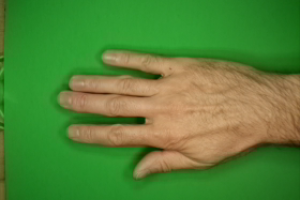
#> input picture dataset/test/paper/3MMu7EXUtM6aEtXU.png, 300 x 200 px
$ jupyter execute --allow-errors KNN.ipynb
#> lines starting #> are read from the running program, lines starting #| are printed output that depends on the picture; pictures that were not available may be replaced by others from this repository, and a replacement may not be noted
[cell 1]
# ===============
# IMPORT THƯ VIỆN
# ===============
import os, cv2, random
import numpy as np
import matplotlib.pyplot as plt
import seaborn as sns

from skimage.feature import hog
from skimage import color

from sklearn.preprocessing import LabelEncoder, StandardScaler
from sklearn.decomposition import PCA
from sklearn.neighbors import KNeighborsClassifier
from sklearn.metrics import classification_report, confusion_matrix
import joblib

[cell 2]
# ==========================
# 1) GIỚI THIỆU DỮ LIỆU
# ==========================
base_dir = r"dataset"

# Hàm đếm số ảnh trong một thư mục
def count_images(folder):
    if not os.path.exists(folder):
        return 0
    return len([f for f in os.listdir(folder) if f.lower().endswith(('.png', '.jpg', '.jpeg'))])

# Các tập và lớp
splits = ["train", "test", "validation"]
classes = ["paper", "rock", "scissors"]

# Đếm số lượng ảnh
data_counts = {split: [] for split in splits}
for split in splits:
    for cls in classes:
        folder = os.path.join(base_dir, split, cls)
        data_counts[split].append(count_images(folder))

# Tổng số ảnh mỗi class
totals = [data_counts["train"][i] + data_counts["test"][i] + data_counts["validation"][i] for i in range(len(classes))]

# Vẽ biểu đồ
x = range(len(classes))
bar_width = 0.25
plt.figure(figsize=(12,5))
bars1 = plt.bar([i - bar_width for i in x], data_counts["train"], width=bar_width, label="Train")
bars2 = plt.bar(x, data_counts["test"], width=bar_width, label="Test")
bars3 = plt.bar([i + bar_width for i in x], data_counts["validation"], width=bar_width, label="Validation")

# Nhãn trục
xtick_labels = [f"{cls} ({totals[i]} ảnh)" for i, cls in enumerate(classes)]
plt.xticks(x, xtick_labels, fontsize=10, fontweight='bold')
plt.xlabel("Classes")
plt.ylabel("Số lượng ảnh")
plt.title("Phân bố ảnh trong Train / Test / Validation", fontsize=14, fontweight='bold')
plt.legend()

# Ghi số trên từng cột
def add_labels(bars):
    for bar in bars:
        height = bar.get_height()
        plt.text(bar.get_x() + bar.get_width()/2, height + 2, str(height),
                 ha='center', va='bottom', fontsize=9)
add_labels(bars1)
add_labels(bars2)
add_labels(bars3)

plt.show()
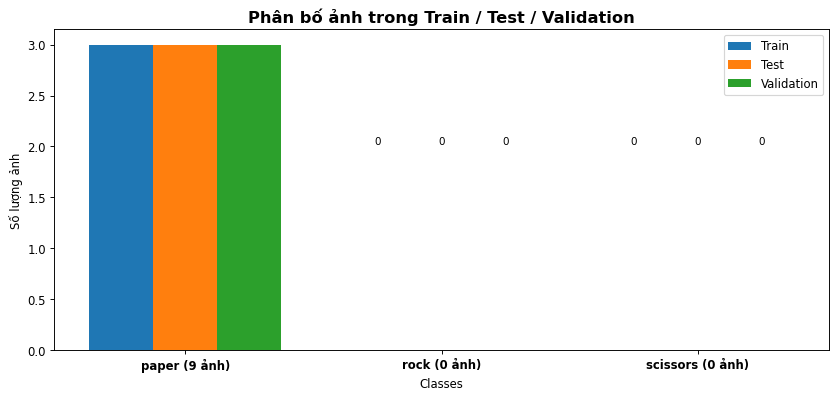
#> figure drawn by matplotlib, 1 panel; tallest bar 3 high, from x = -0.375 to -0.125; tallest bar 3 high, from x = -0.125 to 0.125; tallest bar 3 high, from x = 0.125 to 0.375

[cell 3]
# ==========================
# 2) PREPROCESSING: đọc ảnh, resize
# ==========================
def load_data(base_path, img_size=(64,64)):
    X, y = [], []
    classes = os.listdir(base_path)
    for label in classes:
        class_path = os.path.join(base_path, label)
        if not os.path.isdir(class_path):
            continue
        for file in os.listdir(class_path):
            img_path = os.path.join(class_path, file)
            img = cv2.imread(img_path)
            if img is None:
                continue
            img = cv2.resize(img, img_size)
            X.append(img)
            y.append(label)
    return np.array(X), np.array(y)

# Load dữ liệu
X_train, y_train = load_data(os.path.join(base_dir, "train"))
X_val,   y_val   = load_data(os.path.join(base_dir, "validation"))
X_test,  y_test  = load_data(os.path.join(base_dir, "test"))
#> call 3 of load_data, with base_path = 'dataset/test', img_size = (64, 64)
#> in load_data, img is the input picture: shape (200, 300, 3); mean B, G, R 55.7, 132.3, 83.8
#> in load_data (call 3), `img = cv2.resize(img, img_size)`:
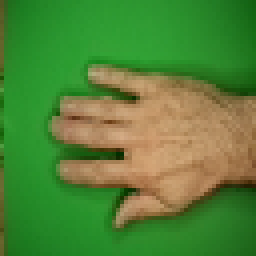
#> img: shape (64, 64, 3) (shown 4 times larger); mean B, G, R 55.5, 132.2, 83.7

print("Train:", X_train.shape, "Valid:", X_val.shape, "Test:", X_test.shape)
#| Train: (0,) Valid: (0,) Test: (3, 64, 64, 3)

# Encode nhãn chữ thành số
le = LabelEncoder()
y_train = le.fit_transform(y_train)
y_val   = le.transform(y_val)
#> (the rest of this cell did not finish here and is left out)

[cell 4]
# ==========================
# 3) TRÍCH XUẤT ĐẶC TRƯNG HOG
# ==========================
def extract_hog(images):
    feats = []
    for img in images:
        gray = color.rgb2gray(img)
        hog_feat = hog(gray, pixels_per_cell=(8,8),
                       cells_per_block=(2,2),
                       feature_vector=True)
        feats.append(hog_feat)
    return np.array(feats)

X_train_hog = extract_hog(X_train)
X_val_hog   = extract_hog(X_val)
X_test_hog  = extract_hog(X_test)
#> the loop in extract_hog (call 3), `for img in images:` made 3 passes
#> pass 1, in extract_hog (call 3), `gray = color.rgb2gray(img)`:
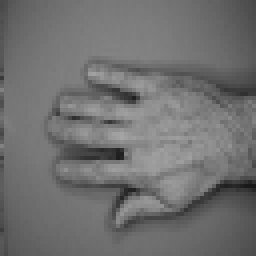
#> gray: shape (64, 64) float64 (shown 4 times larger); min 0.0991, max 0.651, mean 0.441
#> pass 2, in extract_hog (call 3), `gray = color.rgb2gray(img)`:
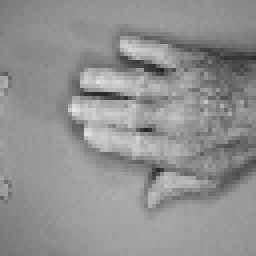
#> gray: shape (64, 64) float64 (shown 4 times larger); min 0.127, max 0.915, mean 0.57
#> pass 3, in extract_hog (call 3), `gray = color.rgb2gray(img)`:
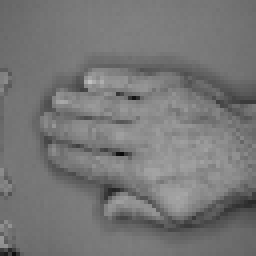
#> gray: shape (64, 64) float64 (shown 4 times larger); min 0.0396, max 0.754, mean 0.466

print("HOG Train:", X_train_hog.shape)
